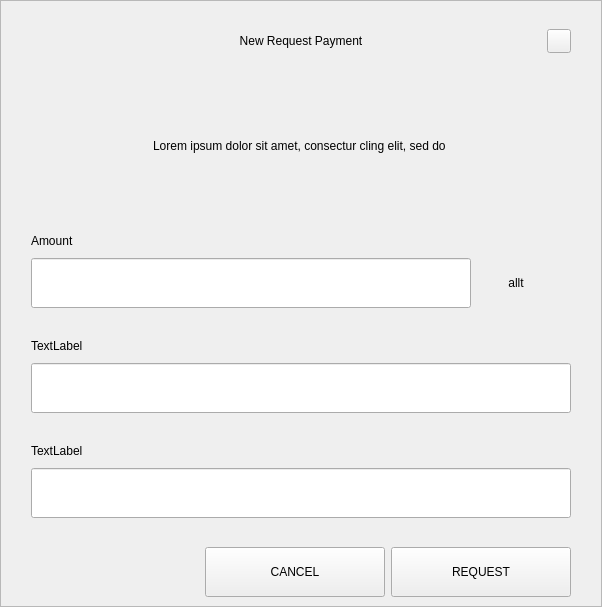
<?xml version="1.0" encoding="UTF-8"?>
<ui version="4.0">
 <class>RequestDialog</class>
 <widget class="QDialog" name="RequestDialog">
  <property name="geometry">
   <rect>
    <x>0</x>
    <y>0</y>
    <width>602</width>
    <height>607</height>
   </rect>
  </property>
  <property name="windowTitle">
   <string>Dialog</string>
  </property>
  <layout class="QVBoxLayout" name="verticalLayout_5">
   <property name="spacing">
    <number>0</number>
   </property>
   <property name="leftMargin">
    <number>0</number>
   </property>
   <property name="topMargin">
    <number>0</number>
   </property>
   <property name="rightMargin">
    <number>0</number>
   </property>
   <property name="bottomMargin">
    <number>0</number>
   </property>
   <item>
    <widget class="QFrame" name="frame">
     <property name="styleSheet">
      <string notr="true"/>
     </property>
     <property name="frameShape">
      <enum>QFrame::StyledPanel</enum>
     </property>
     <property name="frameShadow">
      <enum>QFrame::Raised</enum>
     </property>
     <layout class="QVBoxLayout" name="verticalLayout_4" stretch="1,0,0">
      <property name="spacing">
       <number>0</number>
      </property>
      <property name="leftMargin">
       <number>30</number>
      </property>
      <property name="topMargin">
       <number>20</number>
      </property>
      <property name="rightMargin">
       <number>30</number>
      </property>
      <property name="bottomMargin">
       <number>0</number>
      </property>
      <item>
       <layout class="QHBoxLayout" name="horizontalLayout_3">
        <property name="spacing">
         <number>0</number>
        </property>
        <item>
         <spacer name="horizontalSpacer_21">
          <property name="orientation">
           <enum>Qt::Horizontal</enum>
          </property>
          <property name="sizeHint" stdset="0">
           <size>
            <width>40</width>
            <height>20</height>
           </size>
          </property>
         </spacer>
        </item>
        <item>
         <widget class="QLabel" name="labelTitle">
          <property name="minimumSize">
           <size>
            <width>0</width>
            <height>40</height>
           </size>
          </property>
          <property name="maximumSize">
           <size>
            <width>16777215</width>
            <height>40</height>
           </size>
          </property>
          <property name="styleSheet">
           <string notr="true">padding-left:24px;</string>
          </property>
          <property name="text">
           <string>New Request Payment</string>
          </property>
          <property name="alignment">
           <set>Qt::AlignCenter</set>
          </property>
          <property name="margin">
           <number>7</number>
          </property>
         </widget>
        </item>
        <item>
         <spacer name="horizontalSpacer">
          <property name="orientation">
           <enum>Qt::Horizontal</enum>
          </property>
          <property name="sizeHint" stdset="0">
           <size>
            <width>40</width>
            <height>20</height>
           </size>
          </property>
         </spacer>
        </item>
        <item>
         <widget class="QPushButton" name="btnEsc">
          <property name="minimumSize">
           <size>
            <width>24</width>
            <height>24</height>
           </size>
          </property>
          <property name="maximumSize">
           <size>
            <width>24</width>
            <height>24</height>
           </size>
          </property>
          <property name="focusPolicy">
           <enum>Qt::NoFocus</enum>
          </property>
          <property name="text">
           <string/>
          </property>
         </widget>
        </item>
       </layout>
      </item>
      <item>
       <widget class="QStackedWidget" name="stack">
        <property name="minimumSize">
         <size>
          <width>540</width>
          <height>0</height>
         </size>
        </property>
        <property name="maximumSize">
         <size>
          <width>540</width>
          <height>16777215</height>
         </size>
        </property>
        <property name="currentIndex">
         <number>0</number>
        </property>
        <widget class="QWidget" name="page_1">
         <property name="minimumSize">
          <size>
           <width>540</width>
           <height>0</height>
          </size>
         </property>
         <property name="maximumSize">
          <size>
           <width>540</width>
           <height>16777215</height>
          </size>
         </property>
         <layout class="QVBoxLayout" name="layout1">
          <property name="spacing">
           <number>0</number>
          </property>
          <property name="leftMargin">
           <number>0</number>
          </property>
          <property name="topMargin">
           <number>0</number>
          </property>
          <property name="rightMargin">
           <number>0</number>
          </property>
          <property name="bottomMargin">
           <number>0</number>
          </property>
          <item>
           <spacer name="verticalSpacer_21">
            <property name="orientation">
             <enum>Qt::Vertical</enum>
            </property>
            <property name="sizeType">
             <enum>QSizePolicy::Fixed</enum>
            </property>
            <property name="sizeHint" stdset="0">
             <size>
              <width>20</width>
              <height>30</height>
             </size>
            </property>
           </spacer>
          </item>
          <item alignment="Qt::AlignHCenter">
           <widget class="QLabel" name="labelMessage">
            <property name="minimumSize">
             <size>
              <width>400</width>
              <height>50</height>
             </size>
            </property>
            <property name="text">
             <string>Lorem ipsum dolor sit amet, consectur cling elit, sed do </string>
            </property>
            <property name="alignment">
             <set>Qt::AlignCenter</set>
            </property>
            <property name="wordWrap">
             <bool>true</bool>
            </property>
           </widget>
          </item>
          <item alignment="Qt::AlignBottom">
           <widget class="QWidget" name="containerAmount" native="true">
            <layout class="QVBoxLayout" name="verticalLayout">
             <property name="spacing">
              <number>9</number>
             </property>
             <property name="leftMargin">
              <number>0</number>
             </property>
             <property name="topMargin">
              <number>0</number>
             </property>
             <property name="rightMargin">
              <number>0</number>
             </property>
             <property name="bottomMargin">
              <number>0</number>
             </property>
             <item>
              <widget class="QLabel" name="labelSubtitleAmount">
               <property name="minimumSize">
                <size>
                 <width>350</width>
                 <height>16</height>
                </size>
               </property>
               <property name="maximumSize">
                <size>
                 <width>16777215</width>
                 <height>16</height>
                </size>
               </property>
               <property name="text">
                <string>Amount</string>
               </property>
              </widget>
             </item>
             <item alignment="Qt::AlignTop">
              <widget class="QWidget" name="layoutAmount" native="true">
               <layout class="QHBoxLayout" name="horizontalLayout" stretch="2,0">
                <property name="spacing">
                 <number>0</number>
                </property>
                <property name="leftMargin">
                 <number>0</number>
                </property>
                <property name="topMargin">
                 <number>0</number>
                </property>
                <property name="rightMargin">
                 <number>0</number>
                </property>
                <property name="bottomMargin">
                 <number>0</number>
                </property>
                <item>
                 <widget class="QLineEdit" name="lineEditAmount">
                  <property name="minimumSize">
                   <size>
                    <width>0</width>
                    <height>50</height>
                   </size>
                  </property>
                  <property name="maximumSize">
                   <size>
                    <width>16777215</width>
                    <height>50</height>
                   </size>
                  </property>
                 </widget>
                </item>
                <item>
                 <widget class="QWidget" name="comboContainer" native="true">
                  <property name="minimumSize">
                   <size>
                    <width>100</width>
                    <height>50</height>
                   </size>
                  </property>
                  <property name="maximumSize">
                   <size>
                    <width>16777215</width>
                    <height>50</height>
                   </size>
                  </property>
                  <layout class="QHBoxLayout" name="horizontalLayout_31">
                   <property name="spacing">
                    <number>0</number>
                   </property>
                   <property name="leftMargin">
                    <number>0</number>
                   </property>
                   <property name="topMargin">
                    <number>0</number>
                   </property>
                   <property name="rightMargin">
                    <number>10</number>
                   </property>
                   <property name="bottomMargin">
                    <number>0</number>
                   </property>
                   <item>
                    <widget class="QLabel" name="comboBoxCoin">
                     <property name="text">
                      <string>allt</string>
                     </property>
                     <property name="alignment">
                      <set>Qt::AlignCenter</set>
                     </property>
                    </widget>
                   </item>
                  </layout>
                 </widget>
                </item>
               </layout>
              </widget>
             </item>
            </layout>
           </widget>
          </item>
          <item>
           <spacer name="verticalSpacer_31">
            <property name="orientation">
             <enum>Qt::Vertical</enum>
            </property>
            <property name="sizeType">
             <enum>QSizePolicy::Fixed</enum>
            </property>
            <property name="sizeHint" stdset="0">
             <size>
              <width>20</width>
              <height>30</height>
             </size>
            </property>
           </spacer>
          </item>
          <item>
           <layout class="QVBoxLayout" name="verticalLayoutLabel">
            <property name="spacing">
             <number>9</number>
            </property>
            <item>
             <widget class="QLabel" name="labelSubtitleLabel">
              <property name="minimumSize">
               <size>
                <width>0</width>
                <height>16</height>
               </size>
              </property>
              <property name="maximumSize">
               <size>
                <width>16777215</width>
                <height>16</height>
               </size>
              </property>
              <property name="text">
               <string>TextLabel</string>
              </property>
             </widget>
            </item>
            <item>
             <widget class="QLineEdit" name="lineEditLabel">
              <property name="minimumSize">
               <size>
                <width>0</width>
                <height>50</height>
               </size>
              </property>
              <property name="maximumSize">
               <size>
                <width>16777215</width>
                <height>50</height>
               </size>
              </property>
             </widget>
            </item>
           </layout>
          </item>
          <item>
           <spacer name="verticalSpacer_34">
            <property name="orientation">
             <enum>Qt::Vertical</enum>
            </property>
            <property name="sizeType">
             <enum>QSizePolicy::Fixed</enum>
            </property>
            <property name="sizeHint" stdset="0">
             <size>
              <width>20</width>
              <height>30</height>
             </size>
            </property>
           </spacer>
          </item>
          <item>
           <layout class="QVBoxLayout" name="verticalLayoutDescription">
            <property name="spacing">
             <number>9</number>
            </property>
            <item>
             <widget class="QLabel" name="labelSubtitleDescription">
              <property name="minimumSize">
               <size>
                <width>0</width>
                <height>16</height>
               </size>
              </property>
              <property name="maximumSize">
               <size>
                <width>16777215</width>
                <height>16</height>
               </size>
              </property>
              <property name="text">
               <string>TextLabel</string>
              </property>
             </widget>
            </item>
            <item>
             <widget class="QLineEdit" name="lineEditDescription">
              <property name="minimumSize">
               <size>
                <width>0</width>
                <height>50</height>
               </size>
              </property>
              <property name="maximumSize">
               <size>
                <width>16777215</width>
                <height>50</height>
               </size>
              </property>
             </widget>
            </item>
            <item>
             <spacer name="verticalSpacer_4">
              <property name="orientation">
               <enum>Qt::Vertical</enum>
              </property>
              <property name="sizeType">
               <enum>QSizePolicy::Fixed</enum>
              </property>
              <property name="sizeHint" stdset="0">
               <size>
                <width>20</width>
                <height>20</height>
               </size>
              </property>
             </spacer>
            </item>
           </layout>
          </item>
         </layout>
        </widget>
        <widget class="QWidget" name="page_2">
         <layout class="QVBoxLayout" name="layout2">
          <item>
           <spacer name="verticalSpacer_5">
            <property name="orientation">
             <enum>Qt::Vertical</enum>
            </property>
            <property name="sizeType">
             <enum>QSizePolicy::Fixed</enum>
            </property>
            <property name="sizeHint" stdset="0">
             <size>
              <width>20</width>
              <height>50</height>
             </size>
            </property>
           </spacer>
          </item>
          <item alignment="Qt::AlignHCenter">
           <widget class="QLabel" name="labelQrImg">
            <property name="minimumSize">
             <size>
              <width>260</width>
              <height>260</height>
             </size>
            </property>
            <property name="maximumSize">
             <size>
              <width>260</width>
              <height>260</height>
             </size>
            </property>
            <property name="text">
             <string/>
            </property>
            <property name="alignment">
             <set>Qt::AlignCenter</set>
            </property>
           </widget>
          </item>
          <item>
           <spacer name="verticalSpacer_2">
            <property name="orientation">
             <enum>Qt::Vertical</enum>
            </property>
            <property name="sizeType">
             <enum>QSizePolicy::Fixed</enum>
            </property>
            <property name="sizeHint" stdset="0">
             <size>
              <width>20</width>
              <height>30</height>
             </size>
            </property>
           </spacer>
          </item>
          <item alignment="Qt::AlignHCenter">
           <widget class="QLabel" name="labelAddress">
            <property name="text">
             <string>A7VFR83SQbiezrW72hjcWJtcfip5krte2Z </string>
            </property>
           </widget>
          </item>
          <item>
           <spacer name="verticalSpacer_32">
            <property name="orientation">
             <enum>Qt::Vertical</enum>
            </property>
            <property name="sizeType">
             <enum>QSizePolicy::Expanding</enum>
            </property>
            <property name="sizeHint" stdset="0">
             <size>
              <width>20</width>
              <height>20</height>
             </size>
            </property>
           </spacer>
          </item>
          <item>
           <layout class="QHBoxLayout" name="horizontal">
            <property name="leftMargin">
             <number>20</number>
            </property>
            <property name="rightMargin">
             <number>20</number>
            </property>
            <property name="bottomMargin">
             <number>20</number>
            </property>
            <item>
             <spacer name="horizontalSpacer_4">
              <property name="orientation">
               <enum>Qt::Horizontal</enum>
              </property>
              <property name="sizeHint" stdset="0">
               <size>
                <width>40</width>
                <height>20</height>
               </size>
              </property>
             </spacer>
            </item>
            <item>
             <widget class="QPushButton" name="btnCopyAddress">
              <property name="minimumSize">
               <size>
                <width>180</width>
                <height>50</height>
               </size>
              </property>
              <property name="text">
               <string>COPY ADDRESS</string>
              </property>
             </widget>
            </item>
            <item>
             <widget class="QPushButton" name="btnCopyUrl">
              <property name="minimumSize">
               <size>
                <width>180</width>
                <height>50</height>
               </size>
              </property>
              <property name="text">
               <string>COPY URL</string>
              </property>
             </widget>
            </item>
            <item>
             <spacer name="horizontalSpacer_2">
              <property name="orientation">
               <enum>Qt::Horizontal</enum>
              </property>
              <property name="sizeHint" stdset="0">
               <size>
                <width>40</width>
                <height>20</height>
               </size>
              </property>
             </spacer>
            </item>
           </layout>
          </item>
         </layout>
        </widget>
       </widget>
      </item>
      <item>
       <widget class="QWidget" name="buttonsStack" native="true">
        <layout class="QHBoxLayout" name="horizontalLayout_5">
         <property name="leftMargin">
          <number>20</number>
         </property>
         <property name="rightMargin">
          <number>0</number>
         </property>
         <item>
          <spacer name="horizontalSpacer_41">
           <property name="orientation">
            <enum>Qt::Horizontal</enum>
           </property>
           <property name="sizeHint" stdset="0">
            <size>
             <width>40</width>
             <height>20</height>
            </size>
           </property>
          </spacer>
         </item>
         <item>
          <widget class="QPushButton" name="btnCancel">
           <property name="minimumSize">
            <size>
             <width>180</width>
             <height>50</height>
            </size>
           </property>
           <property name="focusPolicy">
            <enum>Qt::NoFocus</enum>
           </property>
           <property name="text">
            <string>CANCEL</string>
           </property>
          </widget>
         </item>
         <item>
          <widget class="QPushButton" name="btnSave">
           <property name="minimumSize">
            <size>
             <width>180</width>
             <height>50</height>
            </size>
           </property>
           <property name="focusPolicy">
            <enum>Qt::NoFocus</enum>
           </property>
           <property name="text">
            <string>REQUEST</string>
           </property>
          </widget>
         </item>
        </layout>
       </widget>
      </item>
     </layout>
    </widget>
   </item>
  </layout>
 </widget>
 <resources/>
 <connections/>
</ui>
